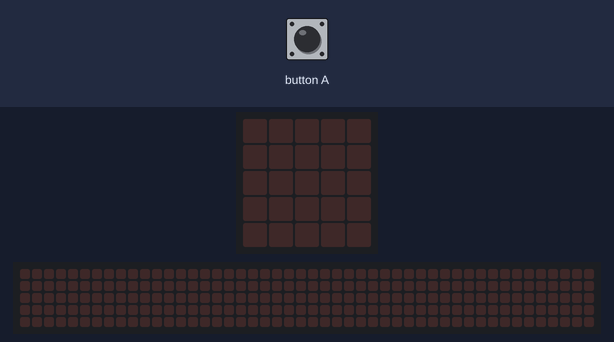
Recording of a program running on a simulated BBC micro:bit (MakeCode). On the bench: the board's 5×5 LED display, a strip that is not on the board, showing the scrolling text unrolled. The inputs (shaded band) are chosen by the test bench. Random numbers come from a fixed seed; the 48×5 strip is a reading aid, not a part: it shows the text the display is scrolling, unrolled, one strip-width of it at a time.

Above: at 1.2 s.
1.3 s: button A pressed for 0.15 s
At 5.21 s:
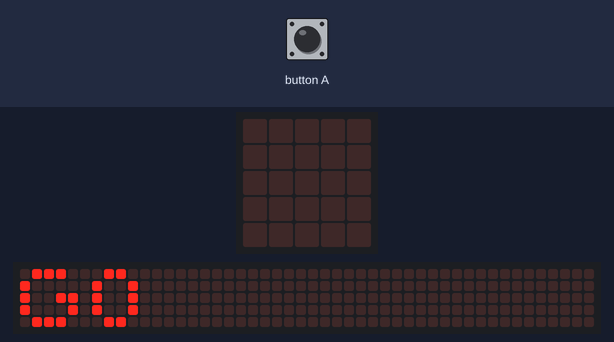
At 16.41 s:
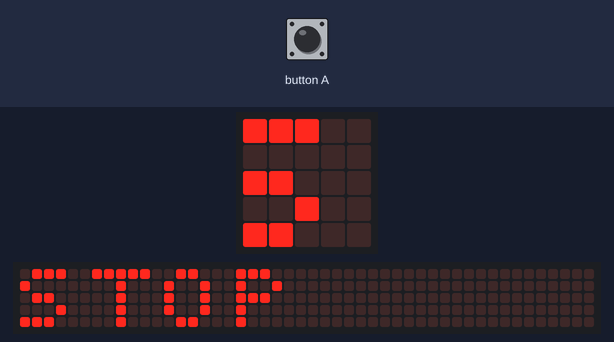
Timing chart, 0 to 17.0 s (numbered marks = the images above; inputs shaded):
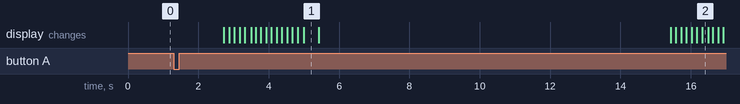

The program:

main.ts
```typescript
input.onGesture(Gesture.LogoUp, function () {
    if (autorisationcomptagesquat == 1) {
        nbdesquats += 1
        basic.pause(100)
    }
})
input.onButtonPressed(Button.A, function () {
    basic.clearScreen()
    nbdesquats = 0
    Avertir_début_exercice()
    autorisationcomptagesquat = 1
    basic.pause(dureedusablier * 1000)
    autorisationcomptagesquat = 0
    Avertir_fin_exercice()
    basic.showString("" + (nbdesquats))
})
function Avertir_début_exercice () {
    basic.pause(randint(1000, 3000))
    basic.showString("GO")
}
function Avertir_fin_exercice () {
    basic.showString("STOP")
}
let nbdesquats = 0
let autorisationcomptagesquat = 0
let dureedusablier = 0
dureedusablier = 10
autorisationcomptagesquat = 0
nbdesquats = 0
```

test.ts
```typescript
// les tests vont ici ; cela ne sera pas compilé si ce paquet est utilisé en tant qu'extension.
```

Measured:
- after the input at 1.3 s, the display: changes after 1.4 s (image 1)
- what the display in image 1 shows lasts 0.4 s, from 5.0 s to 5.4 s
